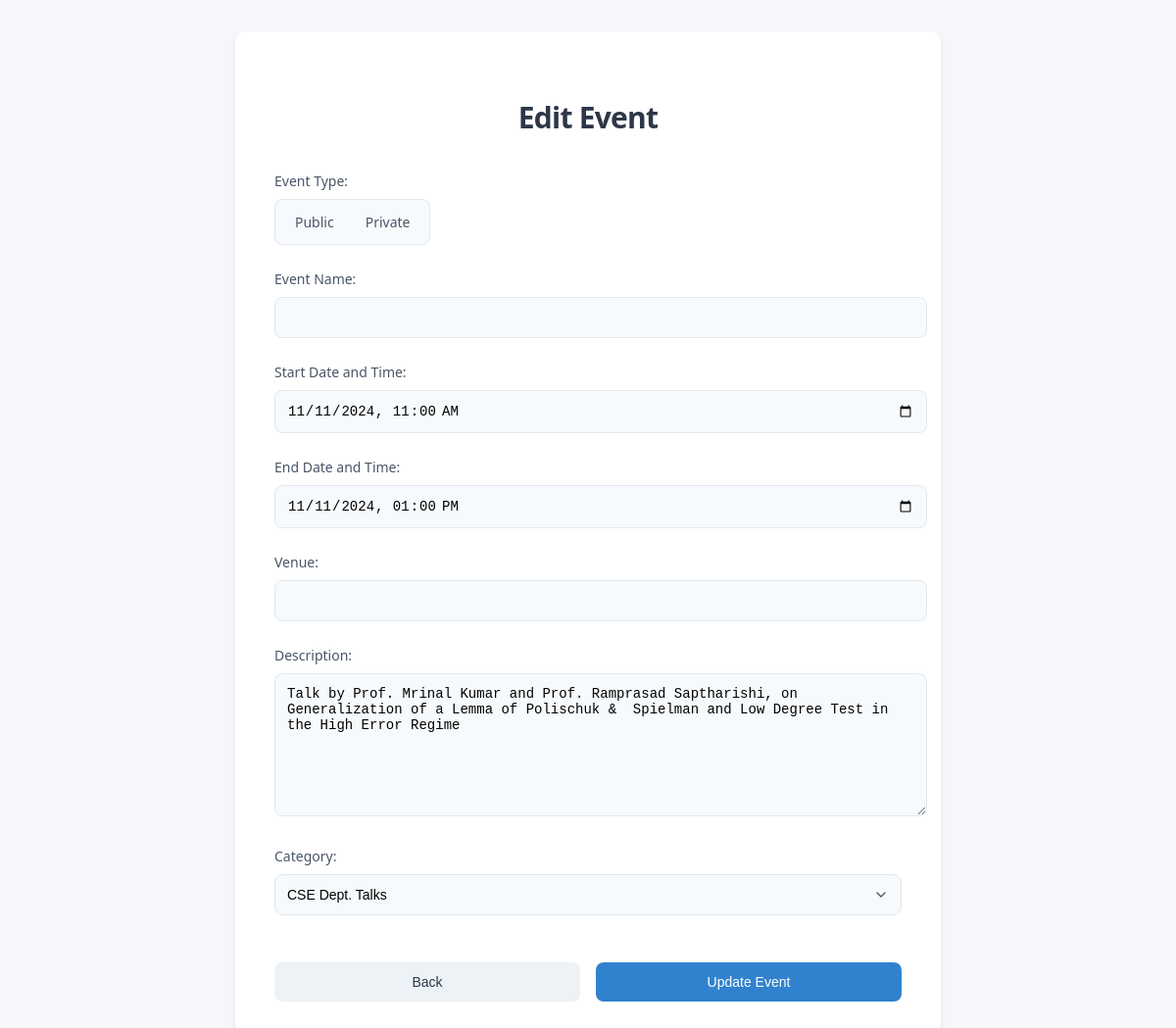
/update_event/2, run on the app's committed database.
### git_sl_copy/models.py (models this page shows, shortened)
class Public_Events(db.Model):
    __tablename__='public_events'
    user_id=db.Column(db.String(40),nullable=False)
    event_id=db.Column(db.String(40), primary_key=True)
    summary=db.Column(db.String(100), nullable=False)
    location=db.Column(db.String(100))
    description=db.Column(db.String(255))
    start_datetime=db.Column(db.DateTime, nullable=False)
    end_datetime=db.Column(db.DateTime, nullable=False)
    timezone=db.Column(db.String(50), default='Asia/Kolkata')
    attendees=db.Column(db.JSON)
    use_default_reminders=db.Column(db.Boolean, default=False)
    reminder_minutes=db.Column(db.Integer, default=10)
    category=db.Column(db.String(20),nullable=False)
    popularity=db.Column(db.Integer,nullable=False)
    __table_args__=(db.PrimaryKeyConstraint(event_id),)

### git_sl_copy/routes/event_routes.py (the view, shortened to what this page needs)
@event_routes.route("/update_event/<int:event_id>", methods=["GET", "POST"])
def update_event(event_id):
    event = Public_Events.query.get(event_id)
    if not event:
        return jsonify({"message": "Event not found"}), 404
    return render_template("manager_event_form.html", event=event, categories= get_categories())

### git_sl_copy/routes/event_routes.py (called while the page is built)
def get_categories():
    categories = db.session.query(Public_Events.category).distinct().all()
    category_list = [category[0] for category in categories]
    return category_list

### git_sl_copy/templates/manager_event_form.html (shortened to what this page needs)
<!DOCTYPE html>
<html lang="en">
<head>
    <link rel="stylesheet" href="{{ url_for('static', filename='css/manager_event_form_styles.css') }}">
</head>
<body>
    <div class="form-container" id="eventForm">
        <h2 id="form-heading">{{ "Edit Event" if event else "Create a New Event" }}</h2>
        <form id="event-form" action="{{ url_for('event_routes.update_event', event_id=event.event_id) if event else url_for('event_routes.create_event') }}" method="post">
            <div class="form-group">
                <label>Event Type:</label>
                <div class="radio-options">
                    <label for="public">Public</label>
                    <label for="private">Private</label>
                </div>
            </div>
            <div class="form-group">
                <label for="name">Event Name:</label>
                <input type="text" id="name" name="name" value="{{ event.name if event else '' }}" required>
            </div>
            <div class="form-group">
              <label for="start_datetime">Start Date and Time:</label>
              <input type="datetime-local" name="start_datetime"
                     value="{{ event.start_datetime.strftime('%Y-%m-%dT%H:%M') if event else '' }}" required>
            </div>
            <div class="form-group">
              <label for="end_datetime">End Date and Time:</label>
              <input type="datetime-local" name="end_datetime"
                     value="{{ event.end_datetime.strftime('%Y-%m-%dT%H:%M') if event else '' }}" required>
            </div>
            <div class="form-group">
              <label for="venue">Venue:</label>
              <input type="text" name="venue" value="{{ event.venue if event else '' }}" required>
            </div>
            <div class="form-group">
              <label for="description">Description:</label>
              <textarea name="description" required>{{ event.description if event else '' }}</textarea>
            </div>
            <div class="form-group">
                <label for="category-select">Category:</label>
                <select id="category-select" name="category" onchange="toggleNewCategoryField()">
                    {% for category in categories %}
                        <option value="{{ category }}" {% if event and event.category == category %}selected{% endif %}>{{ category }}</option>
                    {% endfor %}
                </select>
            </div>
            <div class="form-buttons">
              <button type="button" id="back-button" onclick="window.history.back();">Back</button>
              <button type="submit" id="submit-button">{{ "Update Event" if event else "Create Event" }}</button>
            </div>
        </form>
    </div>
</body>
</html>

### git_sl_copy/static/css/manager_event_form_styles.css (style rules this page uses)
body { font-family: system-ui, -apple-system, BlinkMacSystemFont, 'Segoe UI', Roboto, sans-serif; background-color: #f5f7fa; margin: 0; padding: 2rem; line-height: 1.5; color: #1a202c; }
.form-container { max-width: 640px; margin: 0 auto; padding: 2.5rem; background-color: #ffffff; border-radius: 12px; box-shadow: 0 4px 6px -1px rgba(0, 0, 0, 0.1), 0 2px 4px -1px rgba(0, 0, 0, 0.06); }
#form-heading { font-size: 1.875rem; font-weight: 600; margin-bottom: 2rem; color: #2d3748; text-align: center; letter-spacing: -0.025em; }
.form-group { margin-bottom: 1.5rem; }
.form-group label { display: block; font-size: 0.875rem; font-weight: 500; color: #4a5568; margin-bottom: 0.5rem; }
.radio-options { display: inline-flex; align-items: center; background-color: #f7fafc; border-radius: 8px; padding: 0.25rem; border: 1px solid #e2e8f0; }
.radio-options label { display: inline-block; padding: 0.5rem 1rem; margin: 0; cursor: pointer; border-radius: 6px; font-size: 0.875rem; transition: all 0.2s ease; }
.form-group input:not([type="radio"]), .form-group textarea, .form-group select { width: 100%; padding: 0.75rem; border: 1px solid #e2e8f0; border-radius: 8px; font-size: 0.875rem; background-color: #f7fafc; transition: all 0.2s ease; }
.form-group textarea { min-height: 120px; resize: vertical; }
.form-group select { appearance: none; background-repeat: no-repeat; background-position: right 0.75rem center; background-size: 1rem; padding-right: 2.5rem; }
.form-buttons { display: flex; gap: 1rem; margin-top: 2rem; }
#submit-button, #back-button { flex: 1; padding: 0.75rem 1.5rem; border: none; border-radius: 8px; font-size: 0.875rem; font-weight: 500; cursor: pointer; transition: all 0.2s ease; }
#submit-button { background-color: #3182ce; color: white; }
#back-button { background-color: #edf2f7; color: #2d3748; }

### data on the page
Public_Events: start_datetime "11/11/2024 11:00", end_datetime "11/11/2024 13:00", description "Talk by Prof. Mrinal Kumar and Prof. Ramprasad Saptharishi, on Generalization of a Lemma of Polischuk & Spielman and Low Degree Test in the High Error Regime", category "CSE Dept. Talks"

### other printed values
{{ "Edit Event" if event else "Create a New Event" }} "Edit Event"
{{ "Update Event" if event else "Create Event" }} "Update Event"
